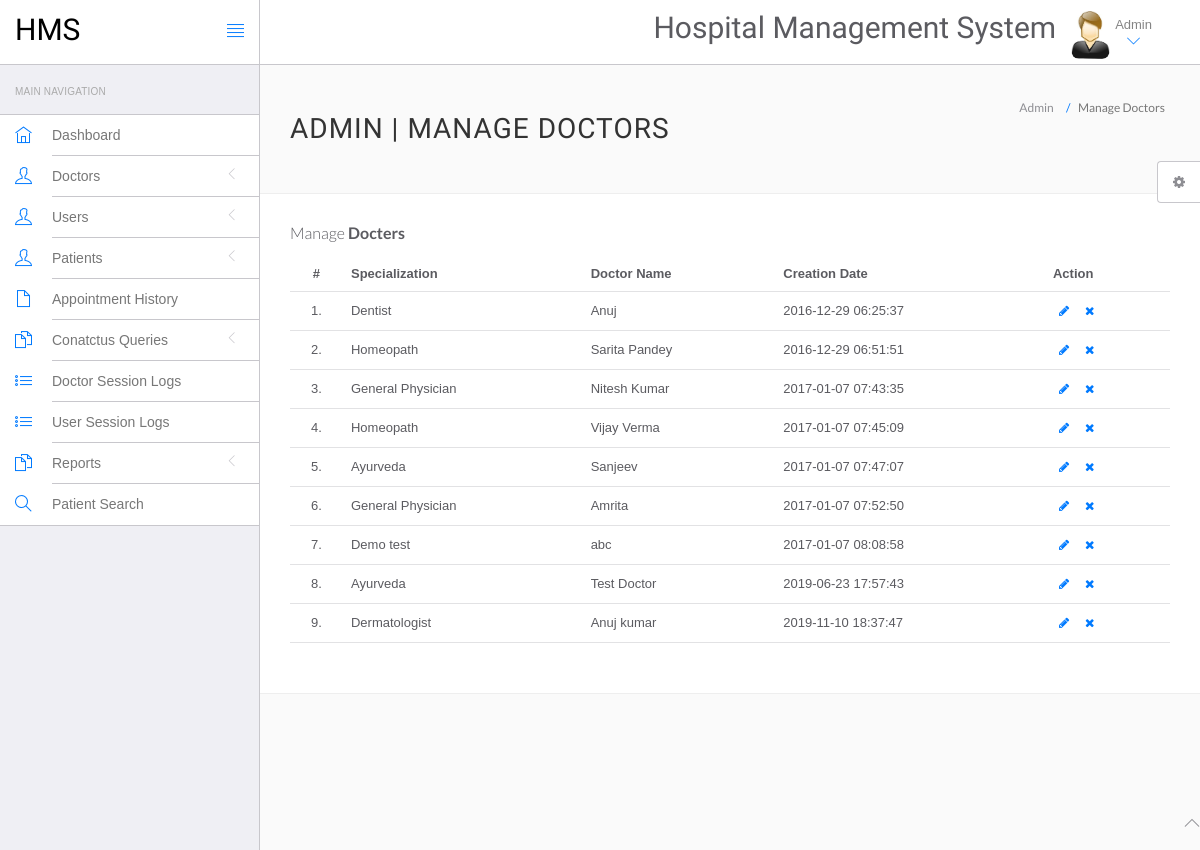
The page /hms/admin/manage-doctors.php (signed in) on the database its author committed.
### tables this page shows
CREATE TABLE `doctors` (
  `id` int(11) NOT NULL,
  `specilization` varchar(255) DEFAULT NULL,
  `doctorName` varchar(255) DEFAULT NULL,
  `address` longtext DEFAULT NULL,
  `docFees` varchar(255) DEFAULT NULL,
  `contactno` bigint(11) DEFAULT NULL,
  `docEmail` varchar(255) DEFAULT NULL,
  `password` varchar(255) DEFAULT NULL,
  `creationDate` timestamp NULL DEFAULT current_timestamp(),
  `updationDate` timestamp NULL DEFAULT NULL ON UPDATE current_timestamp()
);

### hms/admin/manage-doctors.php (the view, shortened to what this page needs)
<?php
include('include/config.php');
?>
<!DOCTYPE html>
<html lang="en">
	<head>
		<link rel="stylesheet" href="vendor/bootstrap/css/bootstrap.min.css">
		<link rel="stylesheet" href="vendor/fontawesome/css/font-awesome.min.css">
		<link rel="stylesheet" href="vendor/themify-icons/themify-icons.min.css">
		<link href="vendor/animate.css/animate.min.css" rel="stylesheet" media="screen">
		<link href="vendor/perfect-scrollbar/perfect-scrollbar.min.css" rel="stylesheet" media="screen">
		<link href="vendor/switchery/switchery.min.css" rel="stylesheet" media="screen">
		<link href="vendor/bootstrap-touchspin/jquery.bootstrap-touchspin.min.css" rel="stylesheet" media="screen">
		<link href="vendor/select2/select2.min.css" rel="stylesheet" media="screen">
		<link href="vendor/bootstrap-datepicker/bootstrap-datepicker3.standalone.min.css" rel="stylesheet" media="screen">
		<link href="vendor/bootstrap-timepicker/bootstrap-timepicker.min.css" rel="stylesheet" media="screen">
		<link rel="stylesheet" href="assets/css/styles.css">
		<link rel="stylesheet" href="assets/css/plugins.css">
		<link rel="stylesheet" href="assets/css/themes/theme-1.css" id="skin_color" />
	</head>
	<body>
		<div id="app">
<?php include('include/sidebar.php');?>
			<div class="app-content">
						<?php include('include/header.php');?>
				<div class="main-content" >
					<div class="wrap-content container" id="container">
						<section id="page-title">
							<div class="row">
								<div class="col-sm-8">
									<h1 class="mainTitle">Admin | Manage Doctors</h1>
																	</div>
								<ol class="breadcrumb">
									<li>
										<span>Admin</span>
									</li>
									<li class="active">
										<span>Manage Doctors</span>
									</li>
								</ol>
							</div>
						</section>
						<div class="container-fluid container-fullw bg-white">
									<div class="row">
								<div class="col-md-12">
									<h5 class="over-title margin-bottom-15">Manage <span class="text-bold">Docters</span></h5>
									<table class="table table-hover" id="sample-table-1">
										<thead>
											<tr>
												<th class="center">#</th>
												<th>Specialization</th>
												<th class="hidden-xs">Doctor Name</th>
												<th>Creation Date </th>
												<th>Action</th>
											</tr>
										</thead>
										<tbody>
<?php
$sql=mysqli_query($con,"select * from doctors");
$cnt=1;
while($row=mysqli_fetch_array($sql))
{
?>
											<tr>
												<td class="center"><?php echo $cnt;?>.</td>
												<td class="hidden-xs"><?php echo $row['specilization'];?></td>
												<td><?php echo $row['doctorName'];?></td>
												<td><?php echo $row['creationDate'];?>
												</td>
												<td >
												<div class="visible-md visible-lg hidden-sm hidden-xs">
							<a href="edit-doctor.php?id=<?php echo $row['id'];?>" class="btn btn-transparent btn-xs" tooltip-placement="top" tooltip="Edit"><i class="fa fa-pencil"></i></a>
	<a href="manage-doctors.php?id=<?php echo $row['id']?>&del=delete" onClick="return confirm('Are you sure you want to delete?')"class="btn btn-transparent btn-xs tooltips" tooltip-placement="top" tooltip="Remove"><i class="fa fa-times fa fa-white"></i></a>
												</div>
												</td>
											</tr>
											<?php
$cnt=$cnt+1;
											 }?>
										</tbody>
									</table>
								</div>
							</div>
								</div>
							</div>
						</div>
					</div>
				</div>
	<?php include('include/footer.php');?>
	<?php include('include/setting.php');?>
	</body>
</html>

### hms/admin/assets/css/themes/theme-1.css (style rules this page uses)
body { background: #FAFAFA; }

### rows shown on the page
doctors: specilization "Dentist", doctorName "Anuj", creationDate "2016-12-29 06:25:37"
doctors: specilization "Homeopath", doctorName "Sarita Pandey", creationDate "2016-12-29 06:51:51"
doctors: specilization "General Physician", doctorName "Nitesh Kumar", creationDate "2017-01-07 07:43:35"
doctors: specilization "Homeopath", doctorName "Vijay Verma", creationDate "2017-01-07 07:45:09"
doctors: specilization "Ayurveda", doctorName "Sanjeev", creationDate "2017-01-07 07:47:07"
doctors: specilization "General Physician", doctorName "Amrita", creationDate "2017-01-07 07:52:50"
doctors: specilization "Demo test", doctorName "abc", creationDate "2017-01-07 08:08:58"
doctors: specilization "Ayurveda", doctorName "Test Doctor", creationDate "2019-06-23 17:57:43"
doctors: specilization "Dermatologist", doctorName "Anuj kumar", creationDate "2019-11-10 18:37:47"
